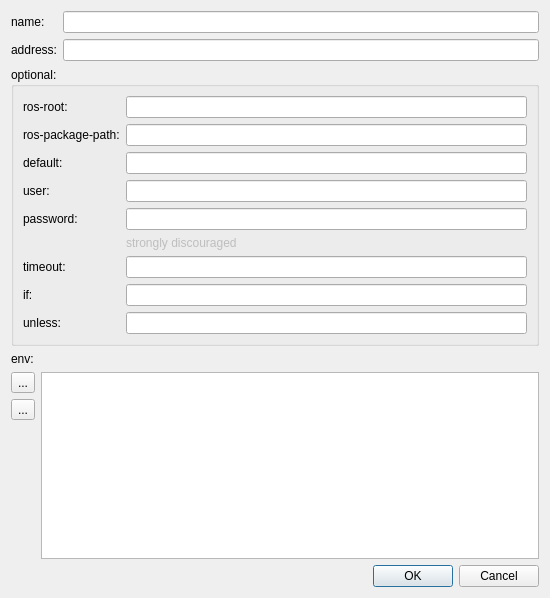
<?xml version="1.0" encoding="UTF-8"?>
<ui version="4.0">
 <class>MachineEdit</class>
 <widget class="QDialog" name="MachineEdit">
  <property name="geometry">
   <rect>
    <x>0</x>
    <y>0</y>
    <width>550</width>
    <height>598</height>
   </rect>
  </property>
  <property name="windowTitle">
   <string>Machine</string>
  </property>
  <property name="windowIcon">
   <iconset>
    <normaloff>:/icons/logo.png</normaloff>:/icons/logo.png</iconset>
  </property>
  <layout class="QGridLayout" name="gridLayout">
   <item row="0" column="0" colspan="2">
    <layout class="QFormLayout" name="formLayout_5">
     <property name="fieldGrowthPolicy">
      <enum>QFormLayout::ExpandingFieldsGrow</enum>
     </property>
     <item row="1" column="0">
      <widget class="QLabel" name="label">
       <property name="text">
        <string>name:</string>
       </property>
      </widget>
     </item>
     <item row="1" column="1">
      <widget class="QLineEdit" name="lineEdit_name">
       <property name="toolTip">
        <string>machine-name</string>
       </property>
      </widget>
     </item>
     <item row="2" column="0">
      <widget class="QLabel" name="label_3">
       <property name="text">
        <string>address:</string>
       </property>
      </widget>
     </item>
     <item row="2" column="1">
      <widget class="QLineEdit" name="lineEdit_address">
       <property name="toolTip">
        <string>blah.willowgarage.com</string>
       </property>
      </widget>
     </item>
    </layout>
   </item>
   <item row="1" column="0" colspan="2">
    <widget class="QGroupBox" name="groupBox">
     <property name="title">
      <string>optional:</string>
     </property>
     <layout class="QFormLayout" name="formLayout_3">
      <property name="fieldGrowthPolicy">
       <enum>QFormLayout::ExpandingFieldsGrow</enum>
      </property>
      <item row="2" column="0">
       <widget class="QLabel" name="label_2">
        <property name="text">
         <string>ros-root:</string>
        </property>
       </widget>
      </item>
      <item row="2" column="1">
       <widget class="QLineEdit" name="lineEdit_ros_root">
        <property name="toolTip">
         <string>/path/to/ros/root/</string>
        </property>
       </widget>
      </item>
      <item row="3" column="0">
       <widget class="QLabel" name="label_4">
        <property name="text">
         <string>ros-package-path:</string>
        </property>
       </widget>
      </item>
      <item row="3" column="1">
       <widget class="QLineEdit" name="lineEdit_ros_package_path">
        <property name="toolTip">
         <string>/path1:/path2</string>
        </property>
       </widget>
      </item>
      <item row="4" column="0">
       <widget class="QLabel" name="label_5">
        <property name="text">
         <string>default:</string>
        </property>
       </widget>
      </item>
      <item row="4" column="1">
       <widget class="QLineEdit" name="lineEdit_default">
        <property name="toolTip">
         <string>true|false|never</string>
        </property>
       </widget>
      </item>
      <item row="5" column="0">
       <widget class="QLabel" name="label_6">
        <property name="text">
         <string>user:</string>
        </property>
       </widget>
      </item>
      <item row="5" column="1">
       <widget class="QLineEdit" name="lineEdit_user">
        <property name="toolTip">
         <string>username</string>
        </property>
       </widget>
      </item>
      <item row="6" column="0">
       <widget class="QLabel" name="label_7">
        <property name="text">
         <string>password:</string>
        </property>
       </widget>
      </item>
      <item row="6" column="1">
       <widget class="QLineEdit" name="lineEdit_password">
        <property name="toolTip">
         <string>passwhat</string>
        </property>
       </widget>
      </item>
      <item row="7" column="1">
       <widget class="QLabel" name="label_9">
        <property name="enabled">
         <bool>false</bool>
        </property>
        <property name="text">
         <string>strongly discouraged</string>
        </property>
       </widget>
      </item>
      <item row="8" column="0">
       <widget class="QLabel" name="label_8">
        <property name="text">
         <string>timeout:</string>
        </property>
       </widget>
      </item>
      <item row="8" column="1">
       <widget class="QLineEdit" name="lineEdit_timeout">
        <property name="toolTip">
         <string>10.0</string>
        </property>
       </widget>
      </item>
      <item row="9" column="0">
       <widget class="QLabel" name="label_11">
        <property name="text">
         <string>if:</string>
        </property>
       </widget>
      </item>
      <item row="9" column="1">
       <widget class="QLineEdit" name="lineEdit_if">
        <property name="toolTip">
         <string>$(arg foo)</string>
        </property>
        </widget>
      </item>
      <item row="10" column="0">
       <widget class="QLabel" name="label_12">
        <property name="text">
         <string>unless:</string>
        </property>
       </widget>
      </item>
      <item row="10" column="1">
       <widget class="QLineEdit" name="lineEdit_unless">
        <property name="toolTip">
         <string>$(arg foo)</string>
        </property>
       </widget>
      </item>
     </layout>
    </widget>
   </item>
   <item row="2" column="0">
    <widget class="QLabel" name="label_10">
     <property name="text">
      <string>env:</string>
     </property>
    </widget>
   </item>
   <item row="6" column="1">
    <widget class="QDialogButtonBox" name="buttonBox">
     <property name="orientation">
      <enum>Qt::Horizontal</enum>
     </property>
     <property name="standardButtons">
      <set>QDialogButtonBox::Cancel|QDialogButtonBox::Ok</set>
     </property>
    </widget>
   </item>
   <item row="3" column="0" colspan="2">
    <layout class="QHBoxLayout" name="horizontalLayout">
     <item>
      <layout class="QVBoxLayout" name="verticalLayout">
       <item>
        <widget class="QToolButton" name="toolButton_deleteEnv">
         <property name="text">
          <string>...</string>
         </property>
        </widget>
       </item>
       <item>
        <widget class="QToolButton" name="toolButton_addEnv">
         <property name="text">
          <string>...</string>
         </property>
        </widget>
       </item>
       <item>
        <spacer name="verticalSpacer">
         <property name="orientation">
          <enum>Qt::Vertical</enum>
         </property>
         <property name="sizeHint" stdset="0">
          <size>
           <width>20</width>
           <height>40</height>
          </size>
         </property>
        </spacer>
       </item>
      </layout>
     </item>
     <item>
      <widget class="QTableView" name="tableView_envItems">
       <property name="editTriggers">
        <set>QAbstractItemView::NoEditTriggers</set>
       </property>
       <property name="alternatingRowColors">
        <bool>true</bool>
       </property>
       <property name="selectionMode">
        <enum>QAbstractItemView::SingleSelection</enum>
       </property>
       <property name="selectionBehavior">
        <enum>QAbstractItemView::SelectRows</enum>
       </property>
      </widget>
     </item>
    </layout>
   </item>
  </layout>
  <action name="actionDelete_env">
   <property name="icon">
    <iconset resource="../icons.qrc">
     <normaloff>:/icons/icons/list-remove.png</normaloff>:/icons/icons/list-remove.png</iconset>
   </property>
   <property name="text">
    <string>delete</string>
   </property>
   <property name="shortcut">
    <string>Del</string>
   </property>
  </action>
  <action name="actionAdd_env">
   <property name="icon">
    <iconset resource="../icons.qrc">
     <normaloff>:/icons/icons/list-add.png</normaloff>:/icons/icons/list-add.png</iconset>
   </property>
   <property name="text">
    <string>add</string>
   </property>
   <property name="shortcut">
    <string>Ins</string>
   </property>
  </action>
 </widget>
 <resources>
  <include location="../icons.qrc"/>
 </resources>
 <connections>
  <connection>
   <sender>buttonBox</sender>
   <signal>rejected()</signal>
   <receiver>MachineEdit</receiver>
   <slot>reject()</slot>
   <hints>
    <hint type="sourcelabel">
     <x>316</x>
     <y>260</y>
    </hint>
    <hint type="destinationlabel">
     <x>286</x>
     <y>274</y>
    </hint>
   </hints>
  </connection>
  <connection>
   <sender>buttonBox</sender>
   <signal>accepted()</signal>
   <receiver>MachineEdit</receiver>
   <slot>accept()</slot>
   <hints>
    <hint type="sourcelabel">
     <x>248</x>
     <y>254</y>
    </hint>
    <hint type="destinationlabel">
     <x>157</x>
     <y>274</y>
    </hint>
   </hints>
  </connection>
 </connections>
</ui>
